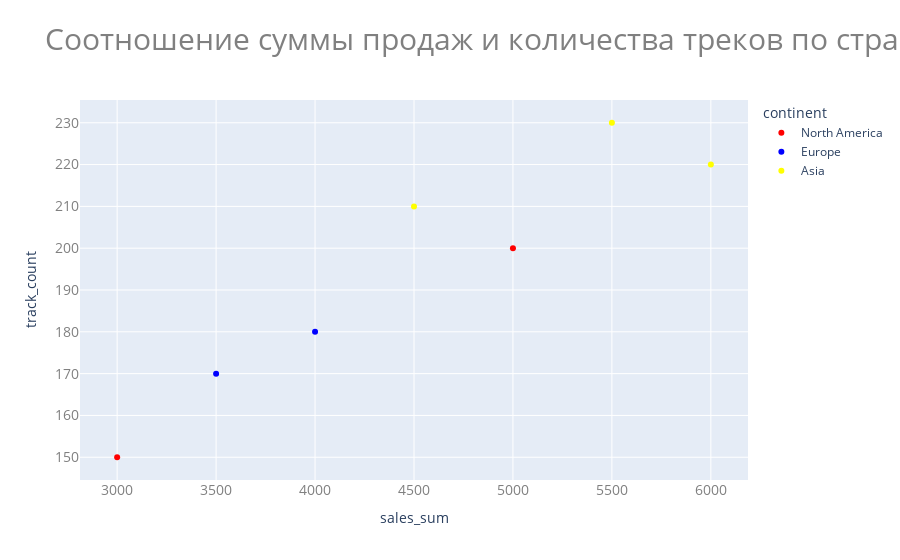

The cell this chart's notebook holds for it:
### Code cell
fig = px.scatter(
    df,
    x='sales_sum',
    y='track_count',
    color='continent',
    color_discrete_map={'Asia': 'yellow', 'Europe': 'blue', 'North America': 'red'},
    title='Соотношение суммы продаж и количества треков по странам и континентам'
)

fig.update_layout(
    title={
        'text': 'Соотношение суммы продаж и количества треков по странам и континентам',
        'font': {'size': 30, 'color': 'gray'}
    }
)

fig.update_xaxes(tickfont=dict(size=14, color='gray'))
fig.update_yaxes(tickfont=dict(size=14, color='gray'))

fig.show()

### Figure 1 — Plotly figure (JSON) as saved in the notebook; plotly's stock layout.template omitted (floating-point values rounded to 4 significant figures)
{"data": [{"hovertemplate": "continent=North America<br>sales_sum=%{x}<br>track_count=%{y}<extra></extra>", "legendgroup": "North America", "marker": {"color": "red", "symbol": "circle"}, "mode": "markers", "name": "North America", "orientation": "v", "showlegend": true, "type": "scatter", "x": [5000, 3000], "xaxis": "x", "y": [200, 150], "yaxis": "y"}, {"hovertemplate": "continent=Europe<br>sales_sum=%{x}<br>track_count=%{y}<extra></extra>", "legendgroup": "Europe", "marker": {"color": "blue", "symbol": "circle"}, "mode": "markers", "name": "Europe", "orientation": "v", "showlegend": true, "type": "scatter", "x": [4000, 3500], "xaxis": "x", "y": [180, 170], "yaxis": "y"}, {"hovertemplate": "continent=Asia<br>sales_sum=%{x}<br>track_count=%{y}<extra></extra>", "legendgroup": "Asia", "marker": {"color": "yellow", "symbol": "circle"}, "mode": "markers", "name": "Asia", "orientation": "v", "showlegend": true, "type": "scatter", "x": [6000, 4500, 5500], "xaxis": "x", "y": [220, 210, 230], "yaxis": "y"}], "layout": {"autosize": true, "legend": {"title": {"text": "continent"}, "tracegroupgap": 0}, "title": {"font": {"color": "gray", "size": 30}, "text": "Соотношение суммы продаж и количества треков по странам и континентам"}, "xaxis": {"anchor": "y", "autorange": true, "domain": [0, 1], "range": [2817.0, 6183.0], "tickfont": {"color": "gray", "size": 14}, "title": {"text": "sales_sum"}, "type": "linear"}, "yaxis": {"anchor": "x", "autorange": true, "domain": [0, 1], "range": [143.4, 236.6], "tickfont": {"color": "gray", "size": 14}, "title": {"text": "track_count"}, "type": "linear"}}}
